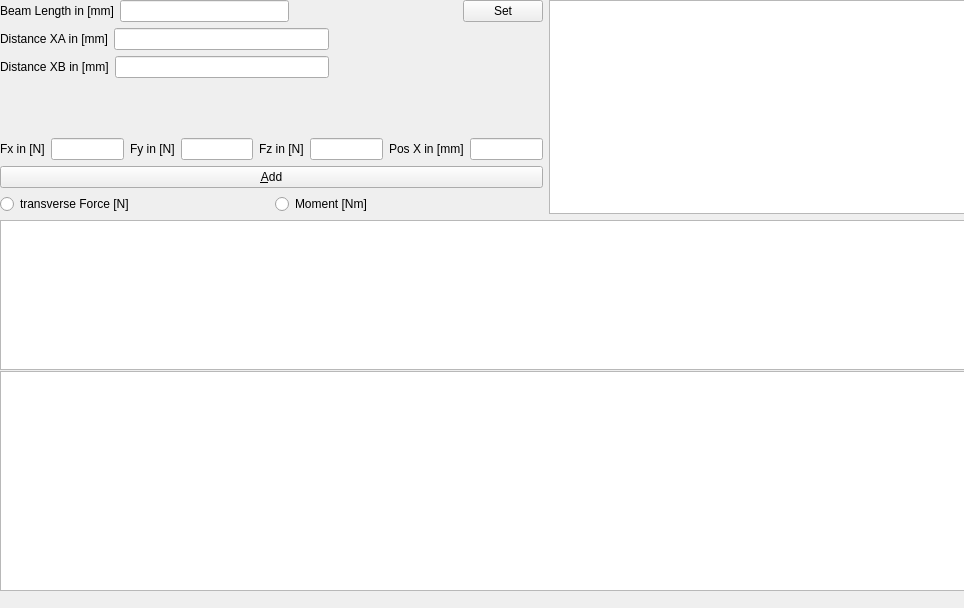
<?xml version="1.0" encoding="UTF-8"?>
<ui version="4.0">
 <class>TextFinder</class>
 <widget class="QWidget" name="TextFinder">
  <property name="enabled">
   <bool>true</bool>
  </property>
  <property name="geometry">
   <rect>
    <x>0</x>
    <y>0</y>
    <width>964</width>
    <height>608</height>
   </rect>
  </property>
  <property name="windowTitle">
   <string>TextFinder</string>
  </property>
  <widget class="QGraphicsView" name="graphicsView">
   <property name="enabled">
    <bool>true</bool>
   </property>
   <property name="geometry">
    <rect>
     <x>0</x>
     <y>220</y>
     <width>991</width>
     <height>150</height>
    </rect>
   </property>
  </widget>
  <widget class="QWidget" name="horizontalLayoutWidget">
   <property name="geometry">
    <rect>
     <x>0</x>
     <y>0</y>
     <width>1049</width>
     <height>214</height>
    </rect>
   </property>
   <layout class="QHBoxLayout" name="horizontalLayout_7">
    <property name="sizeConstraint">
     <enum>QLayout::SetMaximumSize</enum>
    </property>
    <item>
     <layout class="QVBoxLayout" name="verticalLayout">
      <item>
       <layout class="QHBoxLayout" name="horizontalLayout"/>
      </item>
      <item>
       <layout class="QHBoxLayout" name="horizontalLayout_3">
        <item>
         <widget class="QLabel" name="label_4">
          <property name="text">
           <string>Beam Length in [mm]</string>
          </property>
         </widget>
        </item>
        <item>
         <widget class="QLineEdit" name="lineEdit_barLength"/>
        </item>
        <item>
         <spacer name="horizontalSpacer">
          <property name="orientation">
           <enum>Qt::Horizontal</enum>
          </property>
          <property name="sizeHint" stdset="0">
           <size>
            <width>20</width>
            <height>20</height>
           </size>
          </property>
         </spacer>
        </item>
        <item>
         <widget class="QPushButton" name="pushButton_2">
          <property name="text">
           <string>Set</string>
          </property>
         </widget>
        </item>
       </layout>
      </item>
      <item>
       <layout class="QHBoxLayout" name="horizontalLayout_5">
        <item>
         <widget class="QLabel" name="label_5">
          <property name="text">
           <string>Distance XA in [mm]</string>
          </property>
         </widget>
        </item>
        <item>
         <widget class="QLineEdit" name="lineEdit_Xa"/>
        </item>
        <item>
         <spacer name="horizontalSpacer_2">
          <property name="orientation">
           <enum>Qt::Horizontal</enum>
          </property>
          <property name="sizeHint" stdset="0">
           <size>
            <width>20</width>
            <height>20</height>
           </size>
          </property>
         </spacer>
        </item>
       </layout>
      </item>
      <item>
       <layout class="QHBoxLayout" name="horizontalLayout_6">
        <item>
         <widget class="QLabel" name="label_6">
          <property name="text">
           <string>Distance XB in [mm]</string>
          </property>
         </widget>
        </item>
        <item>
         <widget class="QLineEdit" name="lineEdit_Xb"/>
        </item>
        <item>
         <spacer name="horizontalSpacer_3">
          <property name="orientation">
           <enum>Qt::Horizontal</enum>
          </property>
          <property name="sizeHint" stdset="0">
           <size>
            <width>20</width>
            <height>20</height>
           </size>
          </property>
         </spacer>
        </item>
       </layout>
      </item>
      <item>
       <spacer name="verticalSpacer">
        <property name="orientation">
         <enum>Qt::Vertical</enum>
        </property>
        <property name="sizeHint" stdset="0">
         <size>
          <width>20</width>
          <height>59</height>
         </size>
        </property>
       </spacer>
      </item>
      <item>
       <layout class="QHBoxLayout" name="horizontalLayout_2">
        <item>
         <widget class="QLabel" name="label_2">
          <property name="text">
           <string>Fx in [N]</string>
          </property>
         </widget>
        </item>
        <item>
         <widget class="QLineEdit" name="lineEdit_Fx"/>
        </item>
        <item>
         <widget class="QLabel" name="label_3">
          <property name="text">
           <string>Fy in [N]</string>
          </property>
         </widget>
        </item>
        <item>
         <widget class="QLineEdit" name="lineEdit_Fy"/>
        </item>
        <item>
         <widget class="QLabel" name="label">
          <property name="text">
           <string>Fz in [N]</string>
          </property>
         </widget>
        </item>
        <item>
         <widget class="QLineEdit" name="lineEdit_Fz"/>
        </item>
        <item>
         <widget class="QLabel" name="label_7">
          <property name="text">
           <string>Pos X in [mm]</string>
          </property>
         </widget>
        </item>
        <item>
         <widget class="QLineEdit" name="lineEdit_posX"/>
        </item>
       </layout>
      </item>
      <item>
       <widget class="QPushButton" name="pushButton">
        <property name="text">
         <string>&amp;Add</string>
        </property>
       </widget>
      </item>
      <item>
       <layout class="QHBoxLayout" name="horizontalLayout_4">
        <item>
         <widget class="QRadioButton" name="radioButton_Fy">
          <property name="text">
           <string>transverse Force [N]</string>
          </property>
         </widget>
        </item>
        <item>
         <widget class="QRadioButton" name="radioButton_Mz">
          <property name="text">
           <string>Moment [Nm]</string>
          </property>
         </widget>
        </item>
       </layout>
      </item>
     </layout>
    </item>
    <item>
     <widget class="QPlainTextEdit" name="plainTextEdit">
      <property name="minimumSize">
       <size>
        <width>500</width>
        <height>0</height>
       </size>
      </property>
      <property name="autoFillBackground">
       <bool>false</bool>
      </property>
      <property name="styleSheet">
       <string notr="true"/>
      </property>
     </widget>
    </item>
   </layout>
  </widget>
  <widget class="QChartView" name="graphicsView_chart">
   <property name="geometry">
    <rect>
     <x>0</x>
     <y>371</y>
     <width>991</width>
     <height>220</height>
    </rect>
   </property>
  </widget>
 </widget>
 <customwidgets>
  <customwidget>
   <class>QChartView</class>
   <extends>QGraphicsView</extends>
   <header>QtCharts.h</header>
  </customwidget>
 </customwidgets>
 <resources/>
 <connections/>
</ui>
